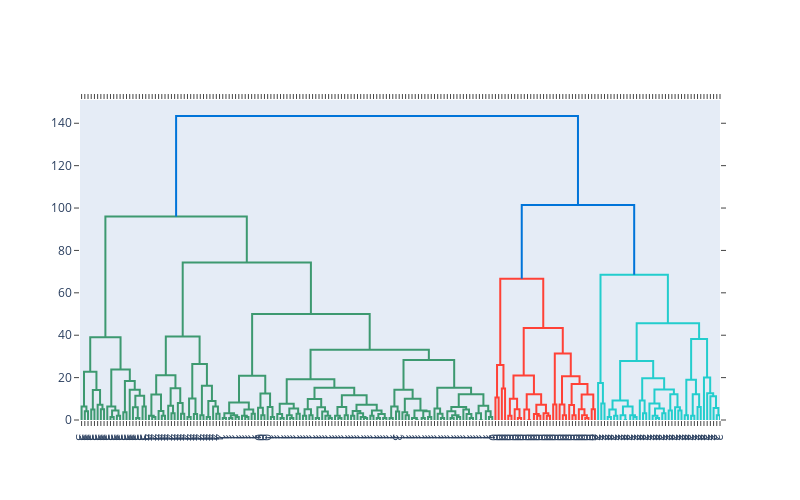

This figure's notebook cell:
### Code cell
print("---" * 5 + "Dendrograma pentru clusterele obtinute cu KMeans" + "---" * 5)
fig = ff.create_dendrogram(x, labels = y_means)
fig.update_layout(width=800, height=500)
fig.show()
